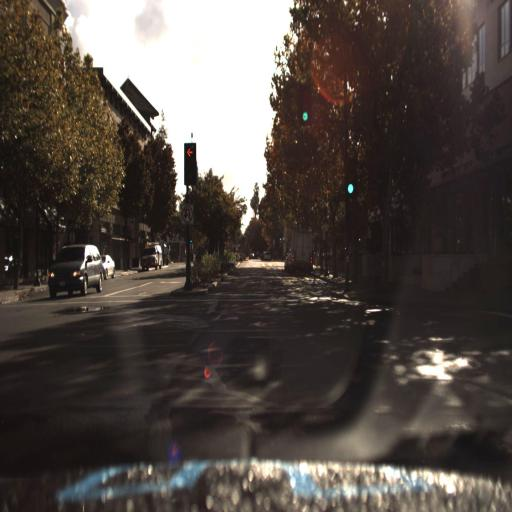
#> input picture zadatci1/kamera1.jpg, 512 x 512 px
$ python vjezbe3.py
#> lines starting #> are read from the running program, lines starting #| are printed output that depends on the picture; after the words box and inside, x2 and y2 are one past the last pixel; in counts of white or black regions, pixels touching at a corner belong together
import cv2

img_gray = cv2.imread('kamera1.jpg', 0)
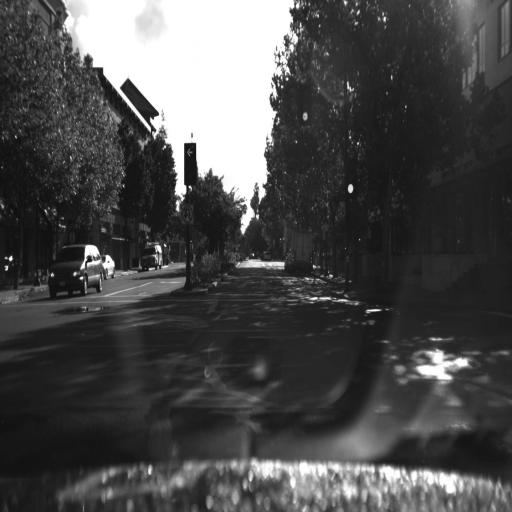
#> img_gray: shape (512, 512); min 0, max 255, mean 75.4

ret, tresh = cv2.threshold(img_gray, 75, 255, cv2.THRESH_BINARY)
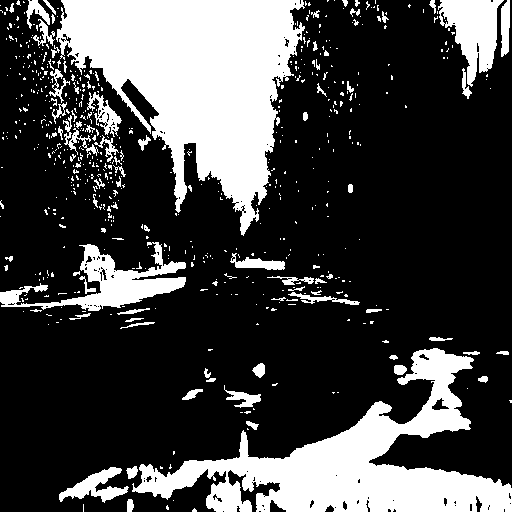
#> tresh: shape (512, 512); 26.5% white; 615 white regions (536 under 20 px), largest, box (x1, y1, x2, y2) and area: (56, 0, 305, 236) 30787, (132, 348, 512, 512) 21496, (0, 242, 186, 311) 4234

cv2.imshow('Origigi', img_gray)

cv2.imshow('Binary', tresh)

cv2.waitKey(0)
cv2.destroyAllWindows()

$ run again, with zadatci1/kamera2.jpg copied over zadatci1/kamera1.jpg
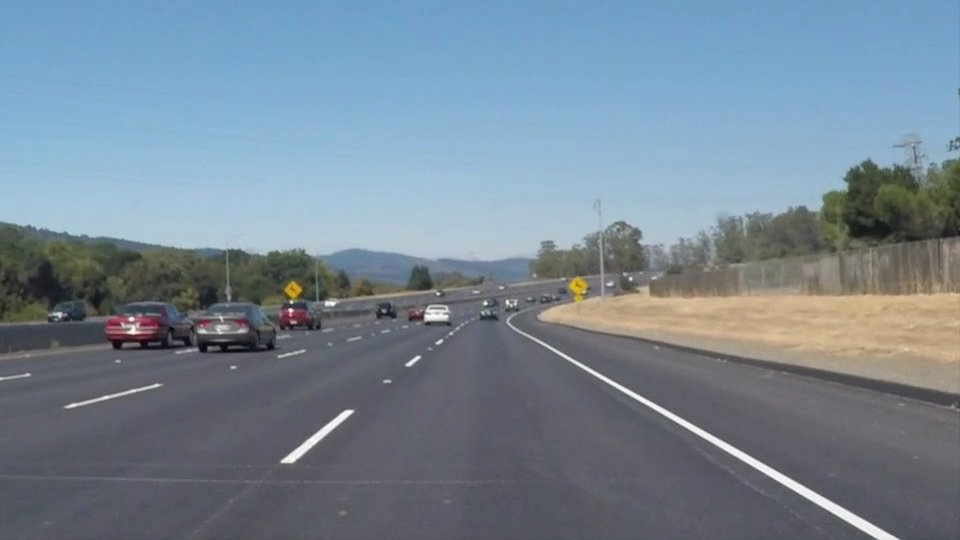
#> input picture zadatci1/kamera2.jpg, 960 x 540 px
#> `img_gray = cv2.imread('kamera1.jpg', 0)`:
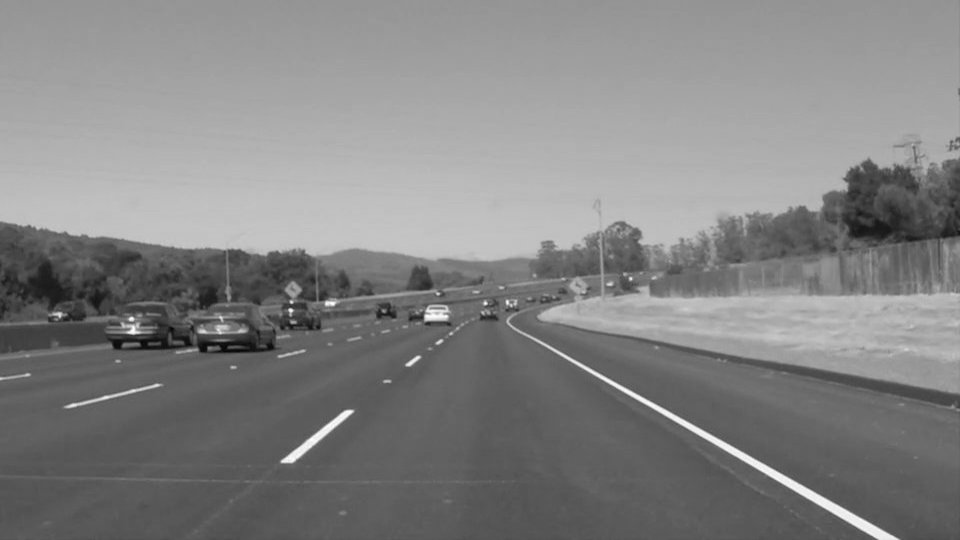
#> img_gray: shape (540, 960); min 5, max 255, mean 131.2
#> `ret, tresh = cv2.threshold(img_gray, 75, 255, cv2.THRESH_BINARY)`:
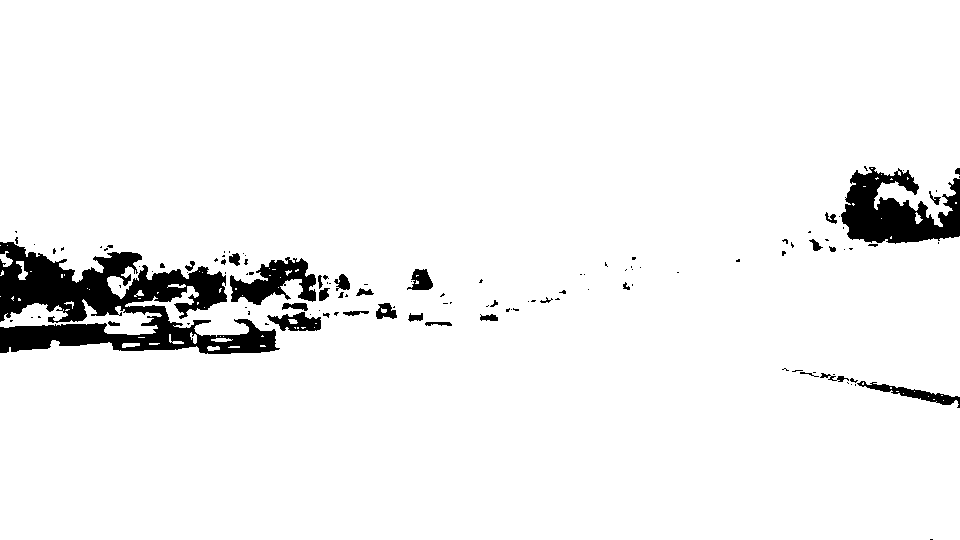
#> tresh: shape (540, 960); 94.9% white; 120 black regions (86 under 20 px), largest, box (x1, y1, x2, y2) and area: (0, 242, 280, 354) 15092, (841, 167, 960, 244) 5407, (230, 257, 316, 305) 2111

$ run again, with zadatci1/kamera2_1.jpg copied over zadatci1/kamera1.jpg
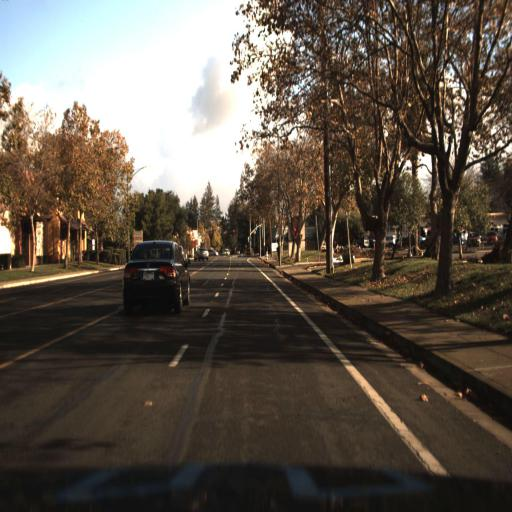
#> input picture zadatci1/kamera2_1.jpg, 512 x 512 px
#> `img_gray = cv2.imread('kamera1.jpg', 0)`:
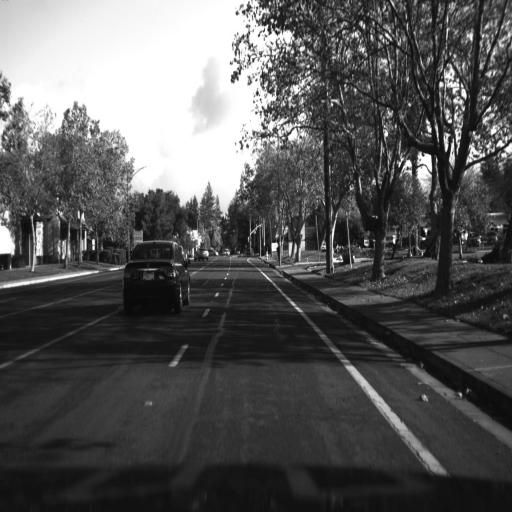
#> img_gray: shape (512, 512); min 0, max 255, mean 87.5
#> `ret, tresh = cv2.threshold(img_gray, 75, 255, cv2.THRESH_BINARY)`:
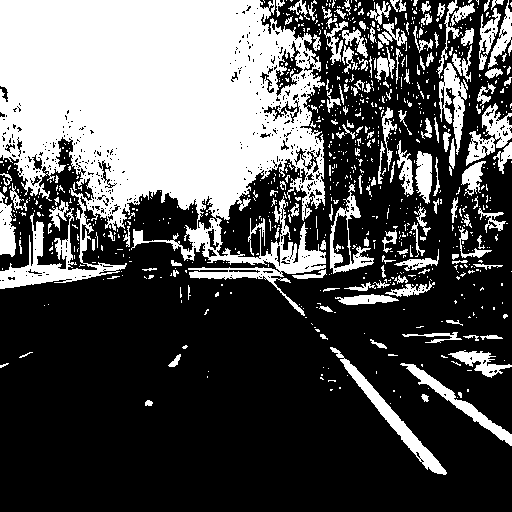
#> tresh: shape (512, 512); 33.5% white; 844 white regions (687 under 20 px), largest, box (x1, y1, x2, y2) and area: (0, 0, 326, 316) 63452, (330, 347, 447, 475) 1729, (400, 363, 512, 446) 1221
